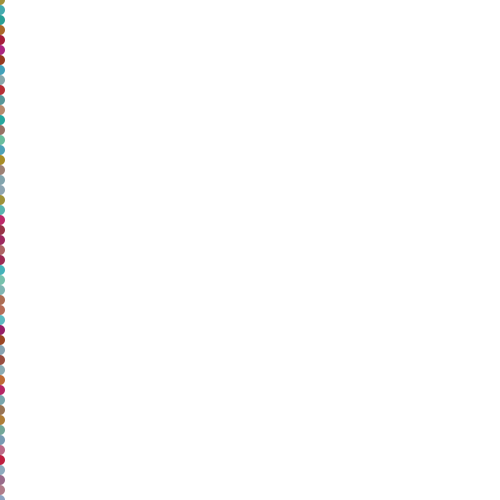
Frame 1 (no input)
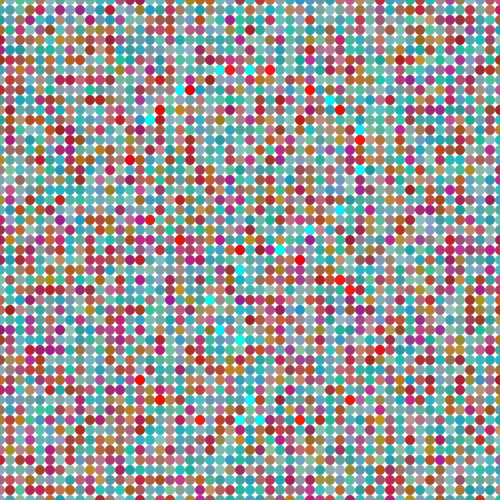
Frame 60 (the mouse pressed at the canvas centre just before this capture)
Frame 120 (the mouse held since frame 60 and released just before this capture): identical to frame 60, image omitted

The Processing sketch that drew these frames (run headless with seeded random() and noise(); from frame 60 on, the mouse is pressed at the canvas centre):

// Processing sketch: processing_75204
// ── processing_75204.pde

float[] pR = {
  360, 140, 
  340, 110, 
  310, 90, 
  270, 70, 
  230, 70, 
  190, 90, 
  160, 110, 
  130, 160, 
  150, 220, 
  180, 240, 
  240, 250, 
  300, 260, 
  340, 280, 
  350, 290, 
  380, 350, 
  350, 400, 
  300, 420, 
  200, 420, 
  160, 400, 
  140, 380
};

float[] pB = {
  150, 120,
  180, 90,
  220, 70,
  250, 70,
  330, 100,
  360, 130,
  360, 170,
  340, 210,
  310, 230,
  280, 250,
  240, 270,
  210, 300,
  220, 330,
  240, 340,
  250, 400,
  240, 420,
  260, 420
};

float r, g, b, s1;
int x = 0;
int y = 0;
int w = 10;
int h = 10;

int s2;
float modulo;

int d = 30;


void setup() {
  size(500, 500);
  background(255);
  smooth();
  noStroke();
}

void draw() {


  if (x<=width) {
    for (y = 0; y<=height; y+=h) {
      s1=random(100);
      s2 = int(s1);
      modulo = s2 % 2;

      if (modulo == 0) {
        r = random(150, 255-2*d);
        g = random(d, 150);
        b = random(d, 150);
        fill(r, g, b);
        ellipse(x, y, w, h);
      }

      if (modulo != 0) {
        r = random(d, 150);
        g = random(150, 255-2*d);
        b = random(150, 255-2*d);
        fill(r, g, b);
        ellipse(x, y, w, h);
      }
    }
    x+=w;
  }

  if (x==width+w) {
    for (int iR = 1; iR<pR.length; iR+=2) {
      r = random(255-d, 255);
      g = random(0, d);
      b = random(0, d);
      fill(r, g, b);
      ellipse(pR[iR-1], pR[iR], w, h);
    }

    for (int iB = 1; iB<pB.length; iB+=2) {
      r = random(0, d);
      g = random(255-d, 255);
      b = random(255-d, 255);
      fill(r, g, b);
      ellipse(pB[iB-1], pB[iB], w, h);
    }

    //    for (int i = 0; i < 10; i++) {
    //      r = random(255-d, 255);
    //      g = random(0, d);
    //      b = random(0, d);
    //      fill(r, g, b);
    //      ellipse(width/5+10*i, height/5+30*i, w, h);
    //
    //      r = random(0, d);
    //      g = random(255-d, 255);
    //      b = random(255-d, 255);
    //      fill(r, g, b);
    //      ellipse(2*width/5+10*i, height/5+30*i, w, h);
    //    }

    x+=w;
  }
}
